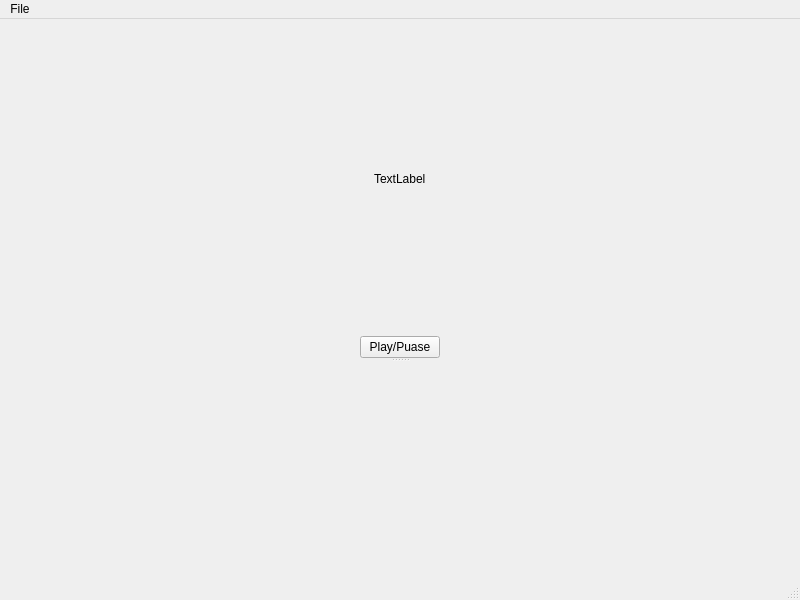
<?xml version="1.0" encoding="UTF-8"?>
<ui version="4.0">
 <class>MainWindow</class>
 <widget class="QMainWindow" name="MainWindow">
  <property name="geometry">
   <rect>
    <x>0</x>
    <y>0</y>
    <width>800</width>
    <height>600</height>
   </rect>
  </property>
  <property name="windowTitle">
   <string>MainWindow</string>
  </property>
  <widget class="QWidget" name="centralwidget">
   <layout class="QVBoxLayout" name="verticalLayout_2">
    <item>
     <widget class="QSplitter" name="splitter">
      <property name="orientation">
       <enum>Qt::Vertical</enum>
      </property>
      <widget class="QWidget" name="layoutWidget">
       <layout class="QVBoxLayout" name="verticalLayout">
        <item>
         <layout class="QHBoxLayout" name="viewerLayout">
          <item>
           <spacer name="horizontalSpacer">
            <property name="orientation">
             <enum>Qt::Horizontal</enum>
            </property>
            <property name="sizeHint" stdset="0">
             <size>
              <width>40</width>
              <height>20</height>
             </size>
            </property>
           </spacer>
          </item>
          <item>
           <widget class="Viewer" name="label_image">
            <property name="text">
             <string>TextLabel</string>
            </property>
           </widget>
          </item>
          <item>
           <spacer name="horizontalSpacer_2">
            <property name="orientation">
             <enum>Qt::Horizontal</enum>
            </property>
            <property name="sizeHint" stdset="0">
             <size>
              <width>40</width>
              <height>20</height>
             </size>
            </property>
           </spacer>
          </item>
         </layout>
        </item>
        <item>
         <layout class="QHBoxLayout" name="horizontalLayout_2">
          <item>
           <spacer name="horizontalSpacer_3">
            <property name="orientation">
             <enum>Qt::Horizontal</enum>
            </property>
            <property name="sizeHint" stdset="0">
             <size>
              <width>40</width>
              <height>20</height>
             </size>
            </property>
           </spacer>
          </item>
          <item>
           <widget class="QPushButton" name="pushButton">
            <property name="text">
             <string>Play/Puase</string>
            </property>
           </widget>
          </item>
          <item>
           <spacer name="horizontalSpacer_4">
            <property name="orientation">
             <enum>Qt::Horizontal</enum>
            </property>
            <property name="sizeHint" stdset="0">
             <size>
              <width>40</width>
              <height>20</height>
             </size>
            </property>
           </spacer>
          </item>
         </layout>
        </item>
       </layout>
      </widget>
      <widget class="TimelineWidget" name="timelineWidget" native="true"/>
     </widget>
    </item>
   </layout>
  </widget>
  <widget class="QMenuBar" name="menubar">
   <property name="geometry">
    <rect>
     <x>0</x>
     <y>0</y>
     <width>800</width>
     <height>26</height>
    </rect>
   </property>
   <widget class="QMenu" name="menuFile">
    <property name="title">
     <string>File</string>
    </property>
    <addaction name="actionExport"/>
   </widget>
   <addaction name="menuFile"/>
  </widget>
  <widget class="QStatusBar" name="statusbar"/>
  <action name="actionExport">
   <property name="text">
    <string>Export</string>
   </property>
  </action>
 </widget>
 <customwidgets>
  <customwidget>
   <class>TimelineWidget</class>
   <extends>QWidget</extends>
   <header>GUI/timelinewidget.h</header>
   <container>1</container>
  </customwidget>
  <customwidget>
   <class>Viewer</class>
   <extends>QLabel</extends>
   <header>GUI/viewer.h</header>
  </customwidget>
 </customwidgets>
 <resources/>
 <connections/>
</ui>
